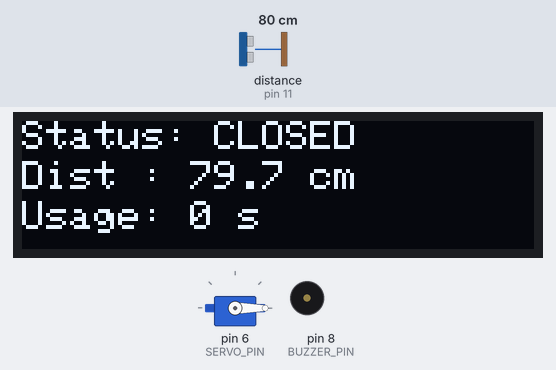
The sketch below on a simulated Arduino Uno, built with avr-gcc and run on an emulated ATmega328P. Shown: servo, 128×32 one-colour display, buzzer (waves = sounding). Wiring (inferred from the names in the program): ultrasonic range finder: trigger pin 10; echo pin 11. The inputs (shaded band) are chosen by the test bench; at power-on: distance to the obstacle (sensor on pin 11) 80 cm. The echo pulse lasts 58.3 µs per cm; what the sketch prints to the serial monitor is not drawn.

Above: at 2.7 s.
2.8 s: distance to the obstacle (sensor on pin 11) set to 6 cm
At 4.1 s:
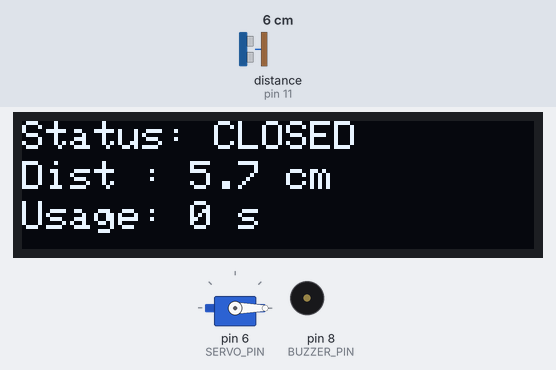
4.6 s: distance to the obstacle (sensor on pin 11) set to 3 cm
At 5.44 s:
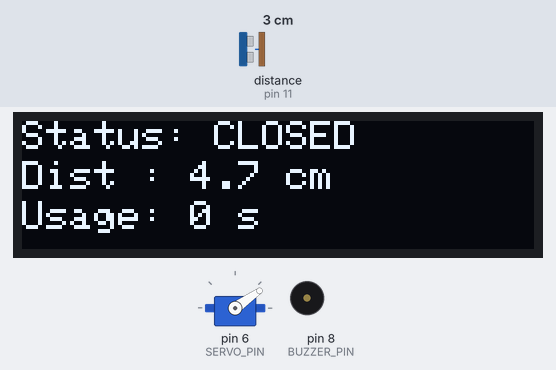
7.6 s: distance to the obstacle (sensor on pin 11) set to 9 cm
At 8.3 s:
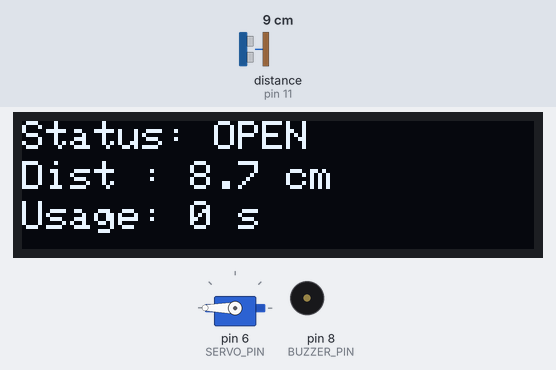
13.3 s: distance to the obstacle (sensor on pin 11) set to 2 cm
At 13.58 s:
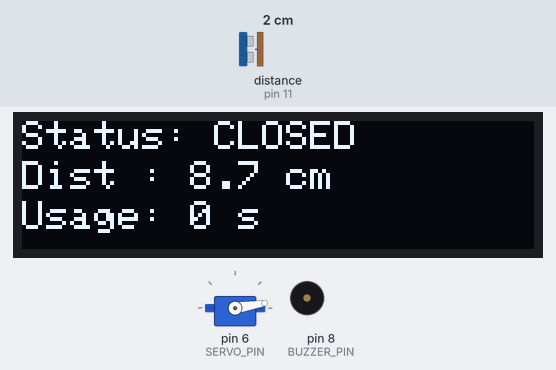
Timing chart, 0 to 15.9 s (numbered marks = the images above; inputs shaded):
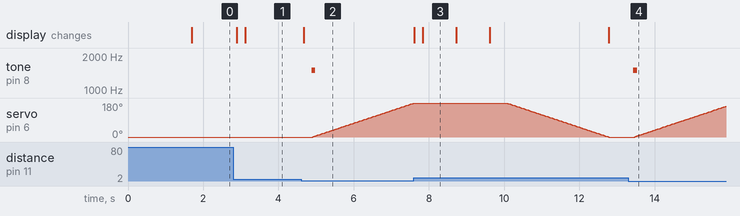

Measured:
- the behaviour switches between 5 and 4 cm on distance to the obstacle (sensor on pin 11) (found by bisection; images 1 and 2)
- after the input at 2.8 s, the display: first changes after 0.10 s (image 1 shows a later state)
- after the input at 4.6 s, tone on pin 8 (BUZZER_PIN): silent → 1500 Hz after 0.28 s, → silent 0.10 s later; servo on pin 6 (SERVO_PIN): moves from 0° to 179° over 2.7 s, starting after 0.31 s; the display: changes after 0.08 s (image 2)
- after the input at 13.3 s, tone on pin 8 (BUZZER_PIN): silent → 1500 Hz after 0.14 s, → silent 0.10 s later; servo on pin 6 (SERVO_PIN): moves from 0° to 163° over 2.4 s, starting after 0.17 s
- what the display in image 3 shows lasts 0.9 s, from 7.8 s to 8.7 s

The sketch:

watertap_opener.ino
```cpp
// ============================================================
//  Smart Touchless Water Tap Opener
//  Author  : [Your Name]
//  Board   : Arduino Uno
//  Version : 2.0
//  Date    : June 2025
// ============================================================
//
//  HARDWARE CONNECTIONS
//  --------------------
//  HC-SR04 Trig  → Pin 10
//  HC-SR04 Echo  → Pin 11
//  Servo Signal  → Pin 6
//  OLED SDA      → A4  (I2C)
//  OLED SCL      → A5  (I2C)
//  Buzzer        → Pin 8  (optional feedback)
//
// ============================================================

#include <Servo.h>
#include <Wire.h>
#include <Adafruit_GFX.h>
#include <Adafruit_SSD1306.h>

// ── Pin Definitions ─────────────────────────────────────────
const int SERVO_PIN  = 6;
const int TRIG_PIN   = 10;
const int ECHO_PIN   = 11;
const int BUZZER_PIN = 8;

// ── Tunable Parameters ───────────────────────────────────────
const float THRESHOLD_DISTANCE  = 4.0;   // cm – hand detection range
const int   SAMPLES             = 5;     // readings averaged per cycle
const int   OPEN_ANGLE          = 180;   // servo angle for OPEN position
const int   CLOSED_ANGLE        = 0;     // servo angle for CLOSED position
const int   SWEEP_STEP_DELAY_MS = 15;    // ms between each 1° servo step
const unsigned long AUTO_CLOSE_DELAY_MS = 5000; // ms before auto-close (5 s)
const float LEAK_THRESHOLD_CM   = 1.0;  // reading below this = possible leak

// ── OLED Setup ───────────────────────────────────────────────
#define SCREEN_WIDTH 128
#define SCREEN_HEIGHT 32
#define OLED_RESET    -1
Adafruit_SSD1306 display(SCREEN_WIDTH, SCREEN_HEIGHT, &Wire, OLED_RESET);

// ── Runtime State ────────────────────────────────────────────
Servo servo1;
bool  tapOpen               = false;
unsigned long lastDetectedMs = 0;   // timestamp of last hand detection
unsigned long totalOpenMs    = 0;   // cumulative time tap was open (for usage)
unsigned long openStartMs    = 0;   // when the current open session started
int  currentAngle           = CLOSED_ANGLE;

// ── Helper: Read smoothed distance ──────────────────────────
// Takes SAMPLES ultrasonic readings, discards the outlier min/max,
// and returns the average to reduce sensor noise.
float getSmoothedDistance() {
  float readings[SAMPLES];

  for (int i = 0; i < SAMPLES; i++) {
    // Send a 10 µs trigger pulse
    digitalWrite(TRIG_PIN, LOW);
    delayMicroseconds(2);
    digitalWrite(TRIG_PIN, HIGH);
    delayMicroseconds(10);
    digitalWrite(TRIG_PIN, LOW);

    // Measure echo duration and convert to cm
    float duration = pulseIn(ECHO_PIN, HIGH, 30000); // 30 ms timeout
    readings[i]    = (0.0343 * duration) / 2.0;
    delay(20); // short gap between pings to avoid echo interference
  }

  // Sort readings (simple bubble sort on SAMPLES small array)
  for (int i = 0; i < SAMPLES - 1; i++) {
    for (int j = 0; j < SAMPLES - 1 - i; j++) {
      if (readings[j] > readings[j + 1]) {
        float tmp      = readings[j];
        readings[j]    = readings[j + 1];
        readings[j + 1] = tmp;
      }
    }
  }

  // Average the middle values (drop lowest and highest)
  float sum = 0;
  for (int i = 1; i < SAMPLES - 1; i++) sum += readings[i];
  return sum / (SAMPLES - 2);
}

// ── Helper: Smooth servo sweep ───────────────────────────────
// Moves servo one degree at a time to avoid jerky water flow.
void sweepServo(int fromAngle, int toAngle) {
  if (fromAngle == toAngle) return;
  int step = (toAngle > fromAngle) ? 1 : -1;
  for (int a = fromAngle; a != toAngle; a += step) {
    servo1.write(a);
    delay(SWEEP_STEP_DELAY_MS);
  }
  servo1.write(toAngle);
  currentAngle = toAngle;
}

// ── Helper: Update OLED display ─────────────────────────────
void updateDisplay(float dist, bool open, unsigned long usageSec) {
  display.clearDisplay();
  display.setTextSize(1);
  display.setTextColor(SSD1306_WHITE);

  // Row 1 – status
  display.setCursor(0, 0);
  display.print("Status: ");
  display.print(open ? "OPEN  " : "CLOSED");

  // Row 2 – distance
  display.setCursor(0, 10);
  display.print("Dist : ");
  display.print(dist, 1);
  display.print(" cm");

  // Row 3 – cumulative usage
  display.setCursor(0, 20);
  display.print("Usage: ");
  display.print(usageSec);
  display.print(" s");

  display.display();
}

// ── Helper: Leak detection ───────────────────────────────────
// If the sensor reads an abnormally short distance while tap is
// supposed to be closed, alert via buzzer (possible standing water).
void checkForLeak(float dist) {
  if (!tapOpen && dist < LEAK_THRESHOLD_CM) {
    Serial.println("[ALERT] Possible leak detected!");
    // Three short beeps
    for (int i = 0; i < 3; i++) {
      tone(BUZZER_PIN, 1000, 200);
      delay(400);
    }
  }
}

// ── Setup ────────────────────────────────────────────────────
void setup() {
  Serial.begin(9600);
  Serial.println("=== Smart Touchless Tap v2.0 ===");

  pinMode(TRIG_PIN,  OUTPUT);
  pinMode(ECHO_PIN,  INPUT);
  pinMode(BUZZER_PIN, OUTPUT);

  servo1.attach(SERVO_PIN);
  servo1.write(CLOSED_ANGLE);   // ensure tap starts closed
  currentAngle = CLOSED_ANGLE;

  // Initialise OLED (address 0x3C is standard for most modules)
  if (!display.begin(SSD1306_SWITCHCAPVCC, 0x3C)) {
    Serial.println("[WARN] OLED not found – continuing without display.");
  } else {
    display.clearDisplay();
    display.setTextSize(1);
    display.setTextColor(SSD1306_WHITE);
    display.setCursor(10, 10);
    display.print("Tap Ready!");
    display.display();
    delay(1500);
  }
}

// ── Main Loop ────────────────────────────────────────────────
void loop() {
  float dist = getSmoothedDistance();

  // Accumulate open time for water-usage monitoring
  if (tapOpen) {
    totalOpenMs = (millis() - openStartMs);
  }

  Serial.print("Distance: ");
  Serial.print(dist, 2);
  Serial.print(" cm | Tap: ");
  Serial.println(tapOpen ? "OPEN" : "CLOSED");

  // ── Hand detected ──
  if (dist <= THRESHOLD_DISTANCE && dist > LEAK_THRESHOLD_CM) {
    lastDetectedMs = millis();  // reset auto-close timer

    if (!tapOpen) {
      Serial.println(">> Hand detected – opening tap");
      tone(BUZZER_PIN, 1500, 100); // brief beep on open
      sweepServo(currentAngle, OPEN_ANGLE);
      tapOpen      = true;
      openStartMs  = millis();
    }
  }

  // ── Auto-close after inactivity ──
  if (tapOpen && (millis() - lastDetectedMs >= AUTO_CLOSE_DELAY_MS)) {
    Serial.println(">> No hand – auto-closing tap");
    sweepServo(currentAngle, CLOSED_ANGLE);
    tapOpen = false;

    Serial.print("Session water-on time: ");
    Serial.print(totalOpenMs / 1000);
    Serial.println(" s");
    totalOpenMs = 0;
  }

  // ── Leak detection ──
  checkForLeak(dist);

  // ── OLED refresh ──
  updateDisplay(dist, tapOpen, totalOpenMs / 1000);

  delay(100); // loop cadence
}
```
